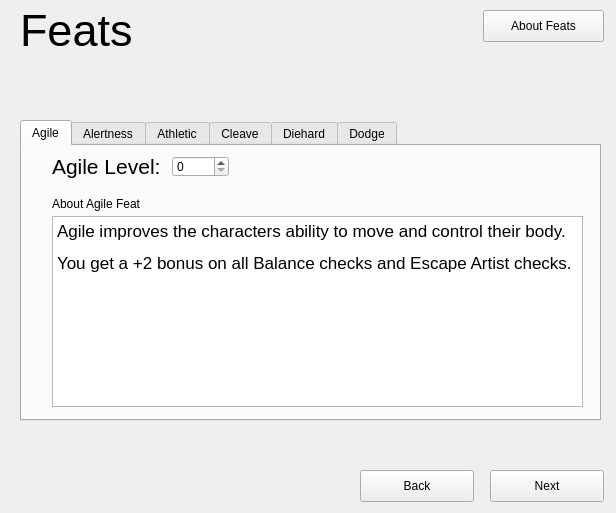
<?xml version="1.0" encoding="UTF-8"?>
<ui version="4.0">
 <class>Feats</class>
 <widget class="QWidget" name="Feats">
  <property name="geometry">
   <rect>
    <x>0</x>
    <y>0</y>
    <width>616</width>
    <height>513</height>
   </rect>
  </property>
  <property name="windowTitle">
   <string>Form</string>
  </property>
  <widget class="QPushButton" name="btnAboutClasses">
   <property name="geometry">
    <rect>
     <x>483</x>
     <y>10</y>
     <width>121</width>
     <height>32</height>
    </rect>
   </property>
   <property name="text">
    <string>About Feats</string>
   </property>
  </widget>
  <widget class="QTabWidget" name="tabWidget">
   <property name="geometry">
    <rect>
     <x>20</x>
     <y>120</y>
     <width>581</width>
     <height>301</height>
    </rect>
   </property>
   <property name="currentIndex">
    <number>0</number>
   </property>
   <widget class="QWidget" name="tabStr">
    <attribute name="title">
     <string>Agile</string>
    </attribute>
    <widget class="QSpinBox" name="spinStr">
     <property name="geometry">
      <rect>
       <x>150</x>
       <y>10</y>
       <width>57</width>
       <height>21</height>
      </rect>
     </property>
    </widget>
    <widget class="QLabel" name="lblStrLevel">
     <property name="geometry">
      <rect>
       <x>30</x>
       <y>0</y>
       <width>121</width>
       <height>41</height>
      </rect>
     </property>
     <property name="font">
      <font>
       <family>Arial</family>
       <pointsize>16</pointsize>
      </font>
     </property>
     <property name="text">
      <string>Agile Level:</string>
     </property>
    </widget>
    <widget class="QTextBrowser" name="textStr">
     <property name="geometry">
      <rect>
       <x>30</x>
       <y>70</y>
       <width>531</width>
       <height>191</height>
      </rect>
     </property>
     <property name="html">
      <string>&lt;!DOCTYPE HTML PUBLIC &quot;-//W3C//DTD HTML 4.0//EN&quot; &quot;http://www.w3.org/TR/REC-html40/strict.dtd&quot;&gt;
&lt;html&gt;&lt;head&gt;&lt;meta name=&quot;qrichtext&quot; content=&quot;1&quot; /&gt;&lt;style type=&quot;text/css&quot;&gt;
p, li { white-space: pre-wrap; }
&lt;/style&gt;&lt;/head&gt;&lt;body style=&quot; font-family:'Ubuntu'; font-size:9pt; font-weight:400; font-style:normal;&quot;&gt;
&lt;p style=&quot; margin-top:12px; margin-bottom:12px; margin-left:0px; margin-right:0px; -qt-block-indent:0; text-indent:0px;&quot;&gt;&lt;span style=&quot; font-family:'Lucida Grande'; font-size:13pt;&quot;&gt;Agile improves the characters ability to move and control their body. &lt;/span&gt;&lt;/p&gt;
&lt;p style=&quot; margin-top:12px; margin-bottom:12px; margin-left:0px; margin-right:0px; -qt-block-indent:0; text-indent:0px;&quot;&gt;&lt;span style=&quot; font-family:'Lucida Grande'; font-size:13pt;&quot;&gt;You get a +2 bonus on all Balance checks and Escape Artist checks.&lt;/span&gt;&lt;/p&gt;&lt;/body&gt;&lt;/html&gt;</string>
     </property>
    </widget>
    <widget class="QLabel" name="lblStrAbout">
     <property name="geometry">
      <rect>
       <x>30</x>
       <y>50</y>
       <width>171</width>
       <height>16</height>
      </rect>
     </property>
     <property name="text">
      <string>About Agile Feat</string>
     </property>
    </widget>
   </widget>
   <widget class="QWidget" name="tabDexerity">
    <attribute name="title">
     <string>Alertness</string>
    </attribute>
    <widget class="QLabel" name="lblDexAbout">
     <property name="geometry">
      <rect>
       <x>30</x>
       <y>50</y>
       <width>171</width>
       <height>16</height>
      </rect>
     </property>
     <property name="text">
      <string>About Alertness Feat</string>
     </property>
    </widget>
    <widget class="QTextBrowser" name="textDex">
     <property name="geometry">
      <rect>
       <x>30</x>
       <y>70</y>
       <width>531</width>
       <height>191</height>
      </rect>
     </property>
     <property name="html">
      <string>&lt;!DOCTYPE HTML PUBLIC &quot;-//W3C//DTD HTML 4.0//EN&quot; &quot;http://www.w3.org/TR/REC-html40/strict.dtd&quot;&gt;
&lt;html&gt;&lt;head&gt;&lt;meta name=&quot;qrichtext&quot; content=&quot;1&quot; /&gt;&lt;style type=&quot;text/css&quot;&gt;
p, li { white-space: pre-wrap; }
&lt;/style&gt;&lt;/head&gt;&lt;body style=&quot; font-family:'Ubuntu'; font-size:9pt; font-weight:400; font-style:normal;&quot;&gt;
&lt;p style=&quot; margin-top:12px; margin-bottom:12px; margin-left:0px; margin-right:0px; -qt-block-indent:0; text-indent:0px;&quot;&gt;&lt;span style=&quot; font-family:'Lucida Grande'; font-size:13pt;&quot;&gt;Alertness make the character better at detecting things in their surroundings. &lt;/span&gt;&lt;/p&gt;
&lt;p style=&quot; margin-top:12px; margin-bottom:12px; margin-left:0px; margin-right:0px; -qt-block-indent:0; text-indent:0px;&quot;&gt;&lt;span style=&quot; font-family:'Lucida Grande'; font-size:13pt;&quot;&gt;You get a +2 bonus on all Listen checks and Spot checks.&lt;/span&gt;&lt;/p&gt;&lt;/body&gt;&lt;/html&gt;</string>
     </property>
    </widget>
    <widget class="QLabel" name="lblDexLevel">
     <property name="geometry">
      <rect>
       <x>30</x>
       <y>10</y>
       <width>161</width>
       <height>21</height>
      </rect>
     </property>
     <property name="font">
      <font>
       <family>Arial</family>
       <pointsize>16</pointsize>
      </font>
     </property>
     <property name="text">
      <string>Alertness Level:</string>
     </property>
    </widget>
    <widget class="QSpinBox" name="spinDex">
     <property name="geometry">
      <rect>
       <x>190</x>
       <y>10</y>
       <width>57</width>
       <height>24</height>
      </rect>
     </property>
    </widget>
   </widget>
   <widget class="QWidget" name="tabConstruction">
    <attribute name="title">
     <string>Athletic</string>
    </attribute>
    <widget class="QSpinBox" name="spinCon">
     <property name="geometry">
      <rect>
       <x>170</x>
       <y>10</y>
       <width>57</width>
       <height>24</height>
      </rect>
     </property>
    </widget>
    <widget class="QLabel" name="lblConLevel">
     <property name="geometry">
      <rect>
       <x>30</x>
       <y>10</y>
       <width>141</width>
       <height>21</height>
      </rect>
     </property>
     <property name="font">
      <font>
       <family>Arial</family>
       <pointsize>16</pointsize>
      </font>
     </property>
     <property name="text">
      <string>Athletic Level:</string>
     </property>
    </widget>
    <widget class="QTextBrowser" name="textCon">
     <property name="geometry">
      <rect>
       <x>30</x>
       <y>70</y>
       <width>531</width>
       <height>191</height>
      </rect>
     </property>
     <property name="html">
      <string>&lt;!DOCTYPE HTML PUBLIC &quot;-//W3C//DTD HTML 4.0//EN&quot; &quot;http://www.w3.org/TR/REC-html40/strict.dtd&quot;&gt;
&lt;html&gt;&lt;head&gt;&lt;meta name=&quot;qrichtext&quot; content=&quot;1&quot; /&gt;&lt;style type=&quot;text/css&quot;&gt;
p, li { white-space: pre-wrap; }
&lt;/style&gt;&lt;/head&gt;&lt;body style=&quot; font-family:'Ubuntu'; font-size:9pt; font-weight:400; font-style:normal;&quot;&gt;
&lt;p style=&quot; margin-top:12px; margin-bottom:12px; margin-left:0px; margin-right:0px; -qt-block-indent:0; text-indent:0px;&quot;&gt;&lt;span style=&quot; font-family:'Lucida Grande'; font-size:13pt;&quot;&gt;Athletic makes the character better at performing strenuous physical activities.&lt;/span&gt;&lt;/p&gt;
&lt;p style=&quot; margin-top:12px; margin-bottom:12px; margin-left:0px; margin-right:0px; -qt-block-indent:0; text-indent:0px;&quot;&gt;&lt;span style=&quot; font-family:'Lucida Grande'; font-size:13pt;&quot;&gt;You get a +2 bonus on all Climb checks and Swim checks.&lt;/span&gt;&lt;/p&gt;&lt;/body&gt;&lt;/html&gt;</string>
     </property>
    </widget>
    <widget class="QLabel" name="lblConAbout">
     <property name="geometry">
      <rect>
       <x>30</x>
       <y>50</y>
       <width>171</width>
       <height>16</height>
      </rect>
     </property>
     <property name="text">
      <string>About Athletic Feat</string>
     </property>
    </widget>
   </widget>
   <widget class="QWidget" name="tabIntelligence">
    <attribute name="title">
     <string>Cleave</string>
    </attribute>
    <widget class="QSpinBox" name="spinInt">
     <property name="geometry">
      <rect>
       <x>170</x>
       <y>10</y>
       <width>57</width>
       <height>24</height>
      </rect>
     </property>
    </widget>
    <widget class="QLabel" name="lblIntLevel">
     <property name="geometry">
      <rect>
       <x>30</x>
       <y>10</y>
       <width>141</width>
       <height>21</height>
      </rect>
     </property>
     <property name="font">
      <font>
       <family>Arial</family>
       <pointsize>16</pointsize>
      </font>
     </property>
     <property name="text">
      <string>Cleave Level:</string>
     </property>
    </widget>
    <widget class="QTextBrowser" name="textInt">
     <property name="geometry">
      <rect>
       <x>30</x>
       <y>70</y>
       <width>531</width>
       <height>191</height>
      </rect>
     </property>
     <property name="html">
      <string>&lt;!DOCTYPE HTML PUBLIC &quot;-//W3C//DTD HTML 4.0//EN&quot; &quot;http://www.w3.org/TR/REC-html40/strict.dtd&quot;&gt;
&lt;html&gt;&lt;head&gt;&lt;meta name=&quot;qrichtext&quot; content=&quot;1&quot; /&gt;&lt;style type=&quot;text/css&quot;&gt;
p, li { white-space: pre-wrap; }
&lt;/style&gt;&lt;/head&gt;&lt;body style=&quot; font-family:'Ubuntu'; font-size:9pt; font-weight:400; font-style:normal;&quot;&gt;
&lt;p style=&quot; margin-top:0px; margin-bottom:0px; margin-left:0px; margin-right:0px; -qt-block-indent:0; text-indent:0px;&quot;&gt;&lt;span style=&quot; font-family:'Lucida Grande'; font-size:13pt;&quot;&gt;If you deal a creature enough damage to make it drop, you get an immediate, extra melee attack against another creature within reach. &lt;/span&gt;&lt;/p&gt;&lt;/body&gt;&lt;/html&gt;</string>
     </property>
    </widget>
    <widget class="QLabel" name="lblIntAbout">
     <property name="geometry">
      <rect>
       <x>30</x>
       <y>50</y>
       <width>171</width>
       <height>16</height>
      </rect>
     </property>
     <property name="text">
      <string>About Cleave Feat</string>
     </property>
    </widget>
   </widget>
   <widget class="QWidget" name="tabWizdom">
    <attribute name="title">
     <string>Diehard</string>
    </attribute>
    <widget class="QSpinBox" name="spinWiz">
     <property name="geometry">
      <rect>
       <x>180</x>
       <y>10</y>
       <width>57</width>
       <height>24</height>
      </rect>
     </property>
    </widget>
    <widget class="QLabel" name="lblWizLevel">
     <property name="geometry">
      <rect>
       <x>30</x>
       <y>10</y>
       <width>141</width>
       <height>21</height>
      </rect>
     </property>
     <property name="font">
      <font>
       <family>Arial</family>
       <pointsize>16</pointsize>
      </font>
     </property>
     <property name="text">
      <string>Diehard Level:</string>
     </property>
    </widget>
    <widget class="QTextBrowser" name="textWiz">
     <property name="geometry">
      <rect>
       <x>30</x>
       <y>70</y>
       <width>531</width>
       <height>191</height>
      </rect>
     </property>
     <property name="html">
      <string>&lt;!DOCTYPE HTML PUBLIC &quot;-//W3C//DTD HTML 4.0//EN&quot; &quot;http://www.w3.org/TR/REC-html40/strict.dtd&quot;&gt;
&lt;html&gt;&lt;head&gt;&lt;meta name=&quot;qrichtext&quot; content=&quot;1&quot; /&gt;&lt;style type=&quot;text/css&quot;&gt;
p, li { white-space: pre-wrap; }
&lt;/style&gt;&lt;/head&gt;&lt;body style=&quot; font-family:'Ubuntu'; font-size:9pt; font-weight:400; font-style:normal;&quot;&gt;
&lt;p style=&quot; margin-top:12px; margin-bottom:12px; margin-left:0px; margin-right:0px; -qt-block-indent:0; text-indent:0px;&quot;&gt;&lt;span style=&quot; font-family:'Lucida Grande'; font-size:13pt;&quot;&gt;Diehard makes a character more difficult to kill. &lt;/span&gt;&lt;/p&gt;
&lt;p style=&quot; margin-top:12px; margin-bottom:12px; margin-left:0px; margin-right:0px; -qt-block-indent:0; text-indent:0px;&quot;&gt;&lt;span style=&quot; font-family:'Lucida Grande'; font-size:13pt;&quot;&gt;When reduced to negative hit points, you may choose to act as if you were disabled, rather than dying.&lt;/span&gt;&lt;/p&gt;&lt;/body&gt;&lt;/html&gt;</string>
     </property>
    </widget>
    <widget class="QLabel" name="lblWizAbout">
     <property name="geometry">
      <rect>
       <x>30</x>
       <y>50</y>
       <width>171</width>
       <height>16</height>
      </rect>
     </property>
     <property name="text">
      <string>About Diehard Feat</string>
     </property>
    </widget>
   </widget>
   <widget class="QWidget" name="tabCharism">
    <attribute name="title">
     <string>Dodge</string>
    </attribute>
    <widget class="QSpinBox" name="spinCha">
     <property name="geometry">
      <rect>
       <x>170</x>
       <y>10</y>
       <width>57</width>
       <height>24</height>
      </rect>
     </property>
    </widget>
    <widget class="QLabel" name="lblChaLevel">
     <property name="geometry">
      <rect>
       <x>30</x>
       <y>0</y>
       <width>131</width>
       <height>41</height>
      </rect>
     </property>
     <property name="font">
      <font>
       <family>Arial</family>
       <pointsize>16</pointsize>
      </font>
     </property>
     <property name="text">
      <string>Dodge Level:</string>
     </property>
    </widget>
    <widget class="QTextBrowser" name="textCha">
     <property name="geometry">
      <rect>
       <x>30</x>
       <y>70</y>
       <width>531</width>
       <height>191</height>
      </rect>
     </property>
     <property name="html">
      <string>&lt;!DOCTYPE HTML PUBLIC &quot;-//W3C//DTD HTML 4.0//EN&quot; &quot;http://www.w3.org/TR/REC-html40/strict.dtd&quot;&gt;
&lt;html&gt;&lt;head&gt;&lt;meta name=&quot;qrichtext&quot; content=&quot;1&quot; /&gt;&lt;style type=&quot;text/css&quot;&gt;
p, li { white-space: pre-wrap; }
&lt;/style&gt;&lt;/head&gt;&lt;body style=&quot; font-family:'Ubuntu'; font-size:9pt; font-weight:400; font-style:normal;&quot;&gt;
&lt;p style=&quot; margin-top:12px; margin-bottom:12px; margin-left:0px; margin-right:0px; -qt-block-indent:0; text-indent:0px;&quot;&gt;&lt;span style=&quot; font-family:'Lucida Grande'; font-size:13pt;&quot;&gt;Dodge lets a character be more difficult to hit in combat.&lt;/span&gt;&lt;/p&gt;
&lt;p style=&quot; margin-top:12px; margin-bottom:12px; margin-left:0px; margin-right:0px; -qt-block-indent:0; text-indent:0px;&quot;&gt;&lt;span style=&quot; font-family:'Lucida Grande'; font-size:13pt;&quot;&gt;During your action, you designate an opponent and receive a +1 dodge bonus to Armor Class against attacks from that opponent. &lt;/span&gt;&lt;/p&gt;&lt;/body&gt;&lt;/html&gt;</string>
     </property>
    </widget>
    <widget class="QLabel" name="lblChaAbout">
     <property name="geometry">
      <rect>
       <x>30</x>
       <y>50</y>
       <width>171</width>
       <height>16</height>
      </rect>
     </property>
     <property name="text">
      <string>About Dodge Feat</string>
     </property>
    </widget>
   </widget>
  </widget>
  <widget class="QPushButton" name="btnBack">
   <property name="geometry">
    <rect>
     <x>360</x>
     <y>470</y>
     <width>114</width>
     <height>32</height>
    </rect>
   </property>
   <property name="text">
    <string>Back</string>
   </property>
  </widget>
  <widget class="QLabel" name="lblTitle">
   <property name="geometry">
    <rect>
     <x>20</x>
     <y>10</y>
     <width>201</width>
     <height>41</height>
    </rect>
   </property>
   <property name="font">
    <font>
     <family>Arial</family>
     <pointsize>34</pointsize>
    </font>
   </property>
   <property name="text">
    <string>Feats</string>
   </property>
  </widget>
  <widget class="QPushButton" name="btnNext">
   <property name="geometry">
    <rect>
     <x>490</x>
     <y>470</y>
     <width>114</width>
     <height>32</height>
    </rect>
   </property>
   <property name="text">
    <string>Next</string>
   </property>
  </widget>
 </widget>
 <resources/>
 <connections/>
</ui>
